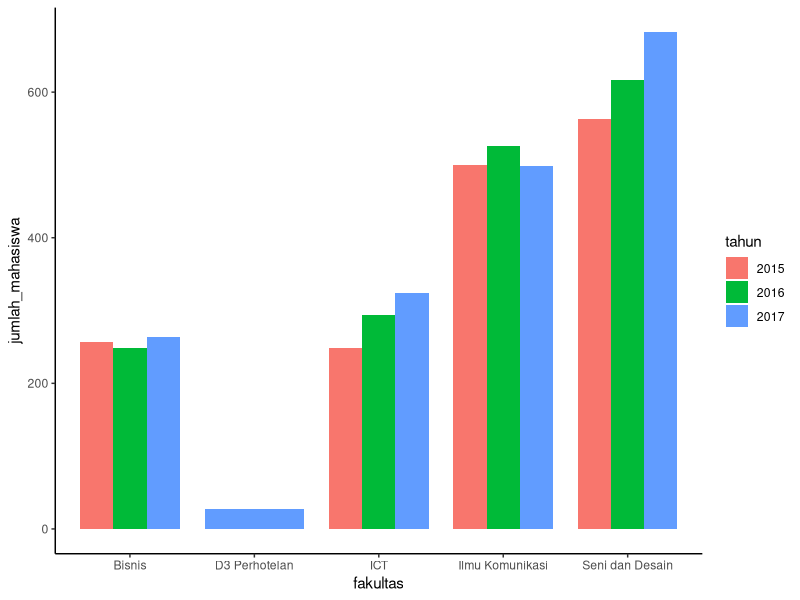

This figure's R source:
library(ggplot2)
#Menggunakan package openxlsx
library(openxlsx)

#Membaca file mahasiswa.xlsx
mahasiswa <- read.xlsx("mahasiswa.xlsx",sheet = "Sheet 1")

#Menghitung Jumlah Data by Fakultas
summarybyfakultas <- aggregate(x=mahasiswa$JUMLAH, by=list(Kategori=mahasiswa$Fakultas, Tahun=mahasiswa$ANGKATAN), FUN=sum)
summarybyfakultas <- setNames(summarybyfakultas, c("fakultas","tahun", "jumlah_mahasiswa"))
summarybyfakultas

summarybyfakultas$tahun = as.factor(summarybyfakultas$tahun)

ggplot(summarybyfakultas, aes(x=fakultas, y=jumlah_mahasiswa)) + 
  geom_bar(stat = "identity", aes(fill = tahun), width=0.8, position = position_dodge(width=0.8)) + 
  theme_classic() 
